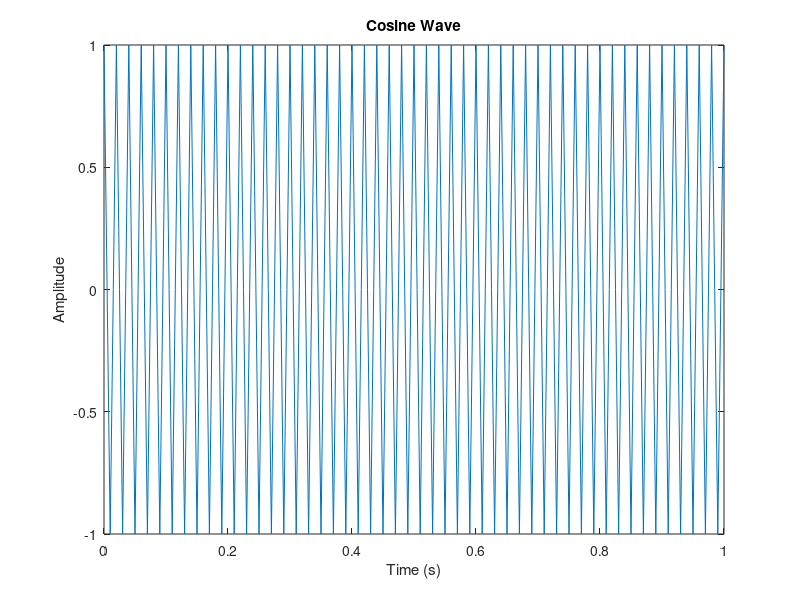
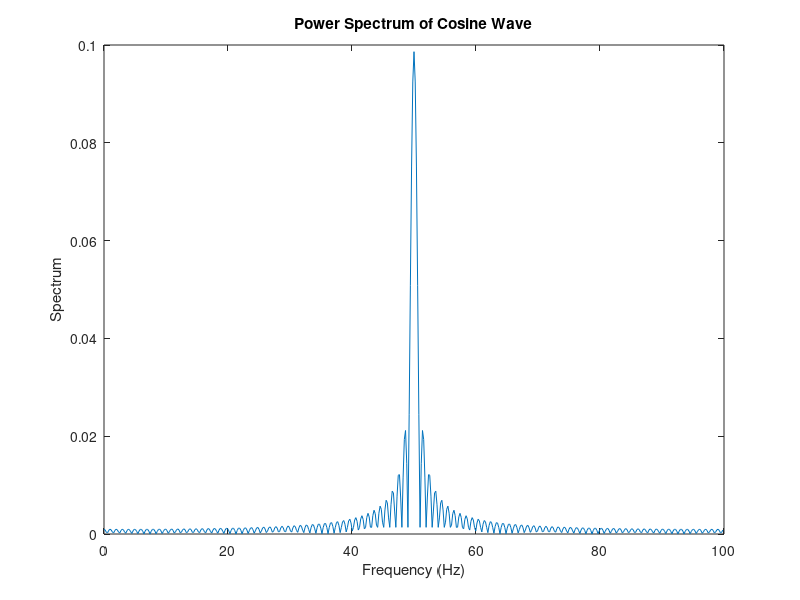

Recreate these plots in MATLAB, in order.
% EXAMPLE 01: COSINE WAVE
Fs = 200;               % sampling frequency
t = 0:(1/Fs):1;         % time vector of 1 second
f = 50;                 % freq of 10Hz
x = cos(2*pi*t*f);      % cosine wave x(t)
nfft = 1024;            % length of FFT
X = fft(x, nfft);       % eval FFT

% We only want the positive half of X post FFT
X = X(1:(nfft/2));

mx = abs(X/nfft);       % normalized mag of X
f = (0:nfft/2-1)*Fs/nfft;  % Freq vector
% notice Fs/nfft, this aligns the frequency at f
% as we sampled the function at a frequency different
% than the FFT is long (200/1024 = 0.19 scale)

% Generate plot
figure(1);
plot(t,x);
title('Cosine Wave');
xlabel('Time (s)');
ylabel('Amplitude');
figure(2);
plot(f,mx);
title('Power Spectrum of Cosine Wave');
xlabel('Frequency (Hz)');
ylabel('Spectrum');
